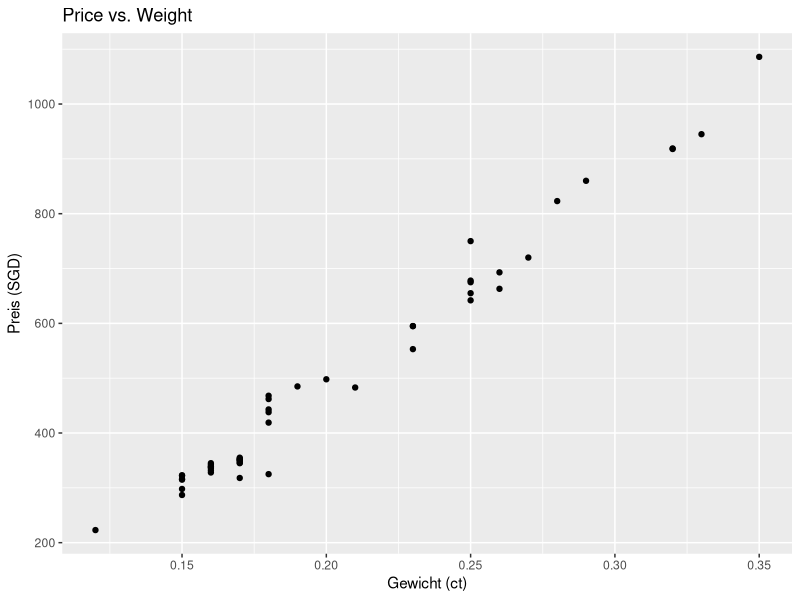
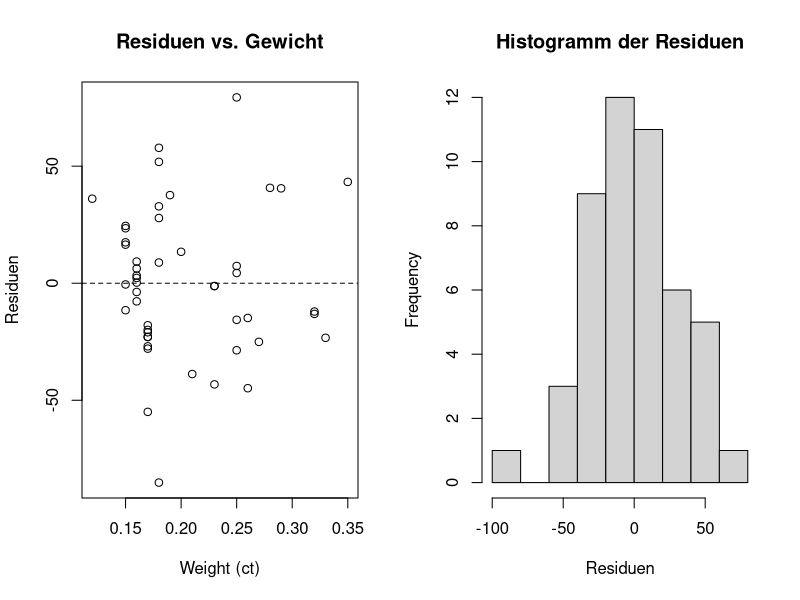
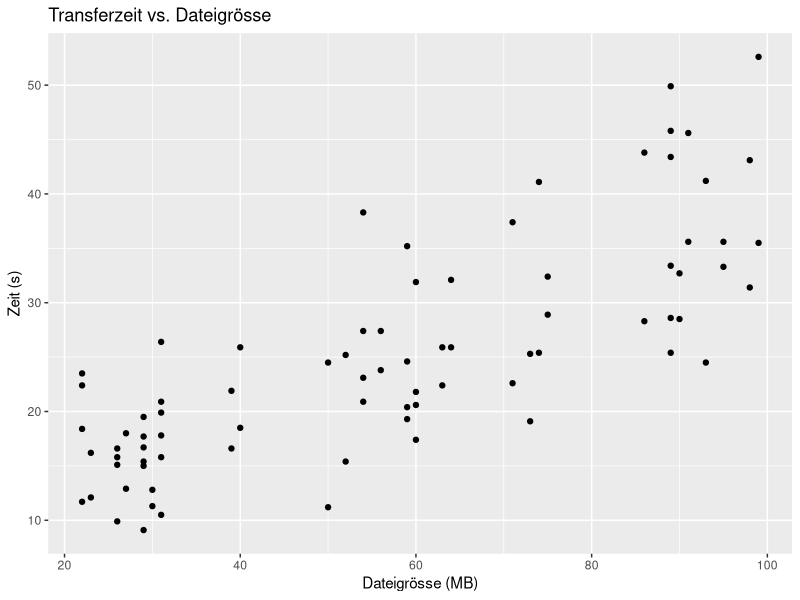
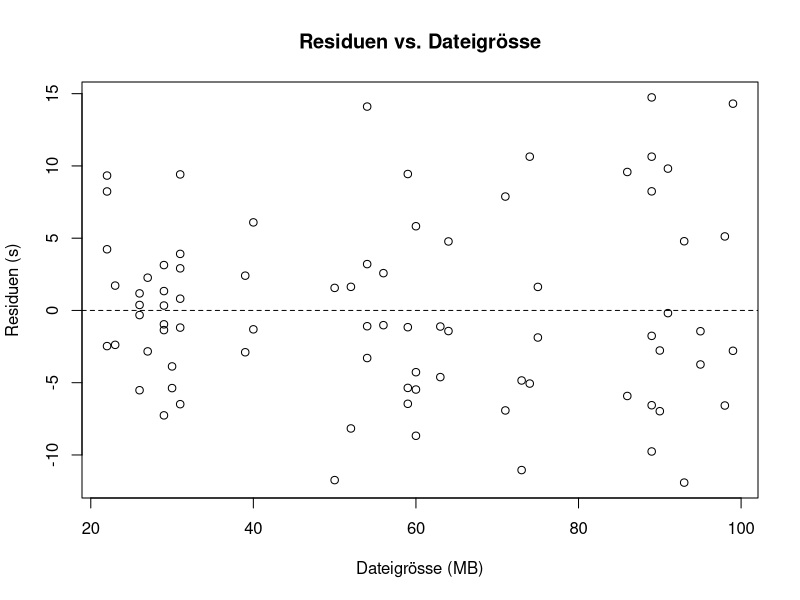
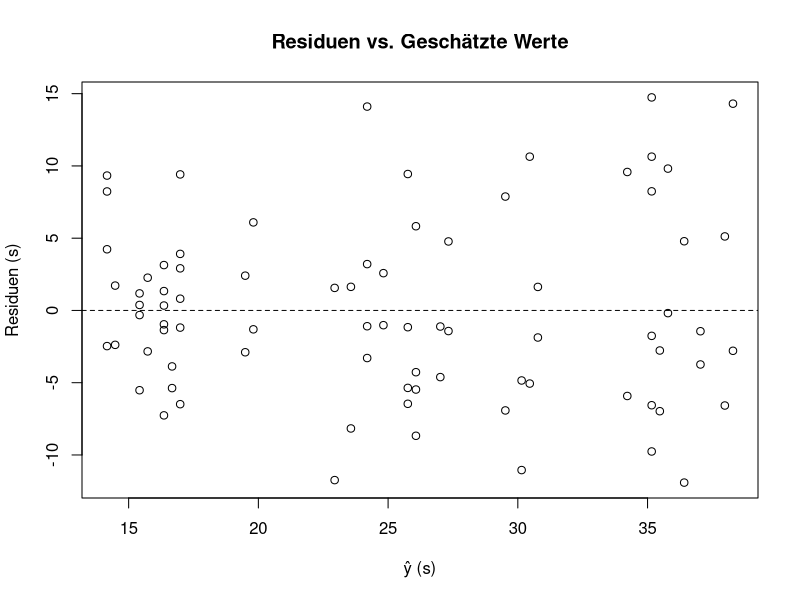
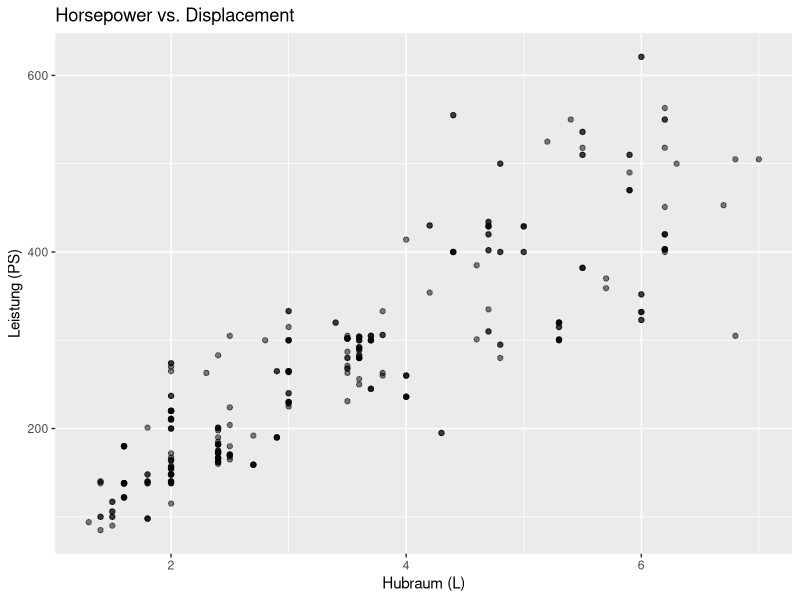

Write R code to recreate these figures, in order.
## ---- chunk 1
knitr::opts_chunk$set(echo = TRUE, warning = FALSE, message = FALSE)
library(readxl)
library(ggplot2)
library(dplyr)
## ---- chunk 2
# Der Pfad zur Datei muss in Ihrem fall allenfalls angepasst werden
adv <- read_excel("../data/WDDA_05.xlsx", sheet = "Advertising")
head(adv)
## ---- chunk 3
tv    <- adv$TV
sales <- adv$sales

kandidaten <- list(
  a = c(intercept = 7.1, slope = 0.049),
  b = c(intercept = 6.8, slope = 0.048),
  c = c(intercept = 7.0, slope = 0.045),
  d = c(intercept = 7.3, slope = 0.041)
)

rss <- sapply(kandidaten, function(par) {
  pred  <- par["intercept"] + par["slope"] * tv
  sum((sales - pred)^2)
})
print(rss)
## ---- chunk 4
diamonds <- read_excel("../data/WDDA_05.xlsx", sheet = "Diamonds Rings") %>%
  rename(weight = `Weight (carats)`,
         price  = `Price (Singapore dollars)`)
head(diamonds)
## ---- chunk 5
ggplot(diamonds, aes(x = weight, y = price)) +
  geom_point() +
  labs(title = "Price vs. Weight", x = "Gewicht (ct)", y = "Preis (SGD)")
## ---- chunk 6
mod_dr <- lm(price ~ weight, data = diamonds)
summary(mod_dr)
## ---- chunk 7
resid_dr <- resid(mod_dr)
rss_dr   <- sum(resid_dr^2)
tss_dr   <- sum((diamonds$price - mean(diamonds$price))^2)
rse_dr   <- sqrt(rss_dr / df.residual(mod_dr))
r2_dr    <- summary(mod_dr)$r.squared

cat("R^2 =", round(r2_dr, 4), "\n")
cat("RSE =", round(rse_dr, 2), "SGD\n")
cat("RSS =", round(rss_dr, 0), "SGD^2\n")
cat("TSS =", round(tss_dr, 0), "SGD^2\n")
## ---- chunk 8
preisdiff <- coef(mod_dr)["weight"] * (0.35 - 0.25)
cat("Geschätzter Unterschied:", round(preisdiff, 1), "SGD\n")
## ---- chunk 9
b0_chf <- coef(mod_dr)["(Intercept)"] * 0.68
b1_chf <- coef(mod_dr)["weight"]       * 0.68
cat("Preismodell (CHF): ŷ =", round(b0_chf,1), "+", round(b1_chf,1), "× weight\n")
## ---- chunk 10
pred_018 <- predict(mod_dr, newdata = data.frame(weight = 0.18))
ci      <- predict(mod_dr, newdata = data.frame(weight = 0.18),
                   interval = "prediction", level = 0.95)
cat("Prognose für 0.18 ct:", round(pred_018,1), "SGD\n")
cat("95% Prognose-Intervall: [", round(ci[,"lwr"],1), ",", round(ci[,"upr"],1), "] SGD\n")
## ---- chunk 11
resid_dr <- resid(mod_dr)
mean_resid <- mean(resid_dr)
sd_resid   <- sd(resid_dr)

# Plot
par(mfrow = c(1,2))
plot(diamonds$weight, resid_dr,
     main = "Residuen vs. Gewicht", xlab = "Weight (ct)", ylab = "Residuen")
abline(h = 0, lty = 2)
hist(resid_dr, main = "Histogramm der Residuen",
     xlab = "Residuen")

par(mfrow = c(1,1))
cat("Residuen-Mittelwert:", round(mean_resid,2), "\n")
cat("Residuen-SD:", round(sd_resid,2), "SGD\n")
## ---- chunk 12
dl <- read_excel("../data/WDDA_05.xlsx", sheet = "Download") %>%
  rename(time_sec = `Transfer Time (sec)`,
         size_mb  = `File Size (MB)`)
head(dl)
## ---- chunk 13
ggplot(dl, aes(x = size_mb, y = time_sec)) +
  geom_point() +
  labs(title = "Transferzeit vs. Dateigrösse",
       x = "Dateigrösse (MB)", y = "Zeit (s)")
## ---- chunk 14
mod_dl <- lm(time_sec ~ size_mb, data = dl)
summary(mod_dl)
## ---- chunk 15
resid_dl <- resid(mod_dl)
rss_dl   <- sum(resid_dl^2)
tss_dl   <- sum((dl$time_sec - mean(dl$time_sec))^2)
rse_dl   <- sqrt(rss_dl / df.residual(mod_dl))
r2_dl    <- summary(mod_dl)$r.squared

cat("R^2 =", round(r2_dl,4), "\n")
cat("RSE =", round(rse_dl,2), "s\n")
cat("RSS =", round(rss_dl,0), "s²\n")
cat("TSS =", round(tss_dl,0), "s²\n")
## ---- chunk 16
time_diff <- coef(mod_dl)["size_mb"] * 10
cat("Geschätzter Unterschied:", round(time_diff,2), "s\n")
## ---- chunk 17
plot(dl$size_mb, resid_dl,
     main = "Residuen vs. Dateigrösse",
     xlab = "Dateigrösse (MB)", ylab = "Residuen (s)")
abline(h = 0, lty = 2)
## ---- chunk 18
plot(fitted(mod_dl), resid_dl,
     main = "Residuen vs. Geschätzte Werte",
     xlab = "ŷ (s)", ylab = "Residuen (s)")
abline(h = 0, lty = 2)
## ---- chunk 19
pred_size_15 <- (15 - coef(mod_dl)["(Intercept)"]) /
                 coef(mod_dl)["size_mb"]
cat("In 15 s übertragbar:", round(pred_size_15,2), "MB\n")
## ---- chunk 20
cars <- read_excel("../data/WDDA_05.xlsx", sheet = "Cars") %>%
  rename(displacement = `Displacement (liters)`,
         horsepower   = Horsepower)
head(cars)
## ---- chunk 21
ggplot(cars, aes(x = displacement, y = horsepower)) +
  geom_point(alpha = 0.5) +
  labs(title = "Horsepower vs. Displacement",
       x = "Hubraum (L)", y = "Leistung (PS)")
## ---- chunk 22
mod_cars <- lm(horsepower ~ displacement, data = cars)
summary(mod_cars)
## ---- chunk 23
resid_c <- resid(mod_cars)
rss_c   <- sum(resid_c^2)
tss_c   <- sum((cars$horsepower - mean(cars$horsepower))^2)
rse_c   <- sqrt(rss_c / df.residual(mod_cars))
r2_c    <- summary(mod_cars)$r.squared

cat("R^2 =", round(r2_c,4), "\n")
cat("RSE =", round(rse_c,2), "PS\n")
## ---- chunk 24
delta_hp <- coef(mod_cars)["displacement"] * 0.5
cat("Geschätzte Mehrleistung:", round(delta_hp,1), "PS\n")
## ---- chunk 25
pred_3L <- predict(mod_cars, newdata = data.frame(displacement = 3))
resid_3L <- 333 - pred_3L
cat("Residual (333 PS bei 3 L):", round(resid_3L,2), "PS\n")
## ---- chunk 26
cars3 <- filter(cars, displacement == 3)
t.test(cars3$horsepower)$conf.int
## ---- chunk 27
for(d in c(2, 6.2)) {
  subset <- filter(cars, displacement == d)
  ci     <- t.test(subset$horsepower)$conf.int
  cat("\nDisplacement =", d, "L:\n")
  cat("  95% CI:", round(ci[1],1), "–", round(ci[2],1), "PS\n")
  pred   <- predict(mod_cars, newdata = data.frame(displacement = d))
  cat("  Modell-Prediction:", round(pred,1), "PS\n")
}
